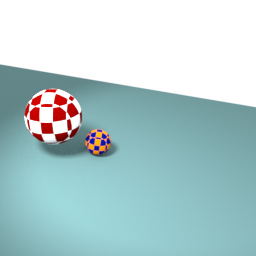
#> input picture code/toyProblem_F22/frame_01.png, 256 x 256 px; its folder holds only this picture in this run
$ jupyter execute --allow-errors test.ipynb   (shell and % lines are left out)
#> lines starting #> are read from the running program, lines starting #| are printed output that depends on the picture
#> `image = PIL.Image.open(f"./toyProblem_F22/frame_{num}.png").convert("L")`:
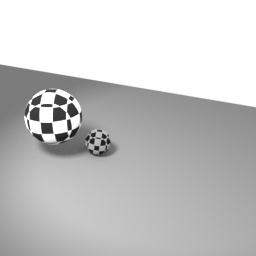
#> image: PIL image 256x256 L; min 19, max 255, mean 197.6
Test!

[cell 1]
import matplotlib.pyplot as plt
from matplotlib import rc
import matplotlib
from matplotlib.animation import FuncAnimation
import numpy as np
import PIL
from IPython.display import display, clear_output, HTML
rc('animation', html='html5')

def update(img):
    ax.clear()
    res = ax.imshow(img, cmap="gray")
    return res

# Save images to array
images = []
#> (the rest of this cell did not finish here and is left out)

[cell 2]
220202

[cell 3]
# !brew install ffmpeg

#> (a cell that did not finish here is left out)

[cell 5]
# importing matplot lib
import matplotlib.pyplot as plt
import numpy as np

# importing movie py libraries
from moviepy.editor import VideoClip
from moviepy.video.io.bindings import mplfig_to_npimage

# numpy array
x = np.linspace(-2, 2, 200)
#> x = 200 values from -2 to 2

# duration of the video
duration = 5

# matplot subplot
#> (the rest of this cell did not finish here and is left out)
